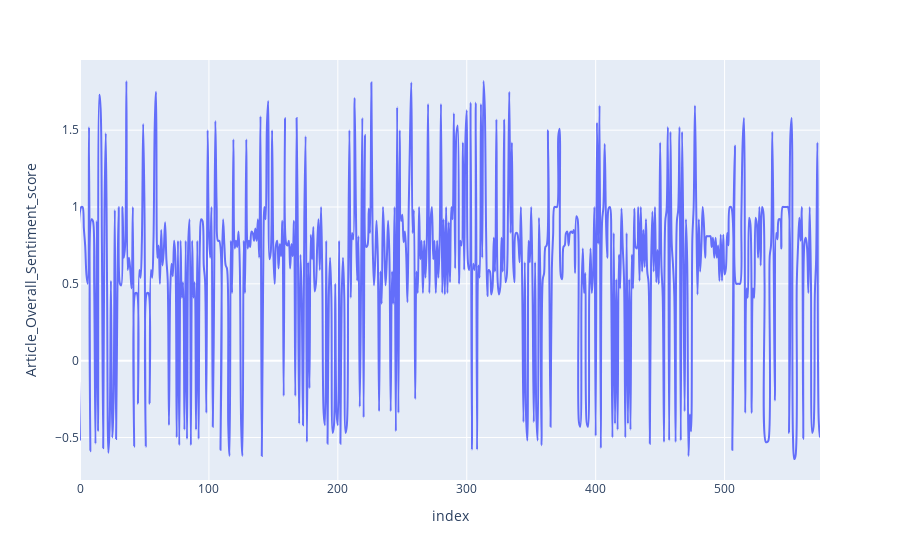

The notebook cell saved with this chart:
### Code cell
fig = px.line(df_raw, x="index", y="Article_Overall_Sentiment_score",line_shape='spline')
fig.show()

### Figure 1 — Plotly figure (JSON) as saved in the notebook; plotly's stock layout.template omitted (floating-point values rounded to 4 significant figures; data arrays with more than 128 entries replaced by an {"elided": "..."} marker saying what was removed)
{"data": [{"hovertemplate": "index=%{x}<br>Article_Overall_Sentiment_score=%{y}<extra></extra>", "legendgroup": "", "line": {"color": "#636efa", "dash": "solid", "shape": "spline"}, "marker": {"symbol": "circle"}, "mode": "lines", "name": "", "orientation": "v", "showlegend": false, "type": "scatter", "x": {"elided": "575 int values"}, "xaxis": "x", "y": {"elided": "575 float values"}, "yaxis": "y"}], "layout": {"legend": {"tracegroupgap": 0}, "margin": {"t": 60}, "xaxis": {"anchor": "y", "domain": [0, 1], "title": {"text": "index"}}, "yaxis": {"anchor": "x", "domain": [0, 1], "title": {"text": "Article_Overall_Sentiment_score"}}}}
